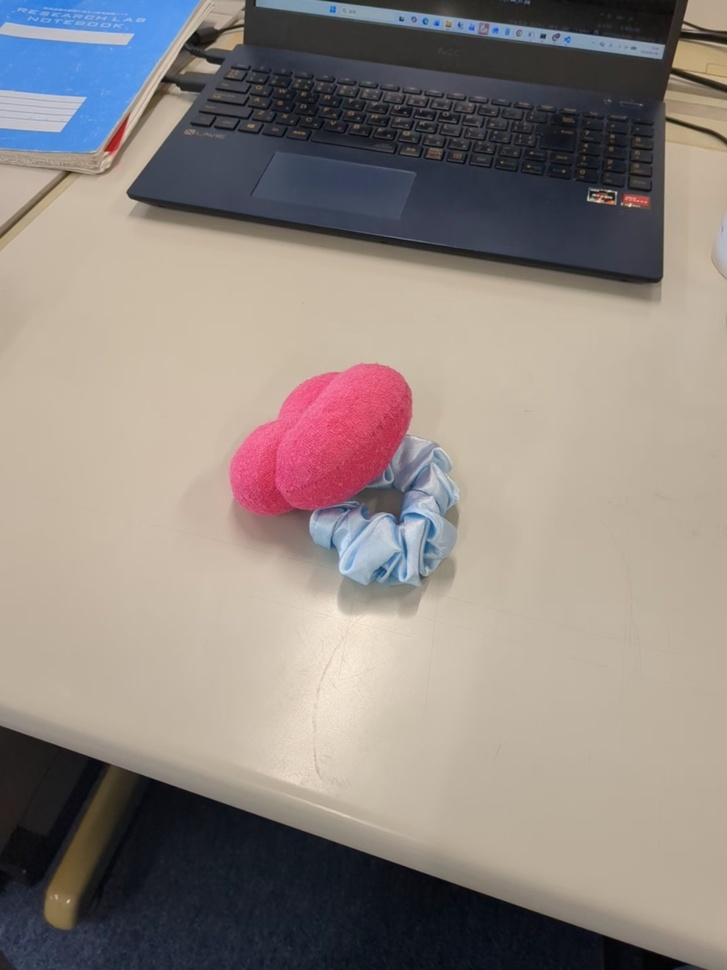
#> input picture image/bright/1.5floor2.mp4_frame_00.jpg, 727 x 970 px, shrunk from 1080 x 1440 before the run, found by its file name; its folder holds 4 pictures in this run
$ python bright.py
#> lines starting #> are read from the running program, lines starting #| are printed output that depends on the picture
import cv2
import os

# 入力フォルダ
input_folder = "Documents/git_ros_lecture/ROSLecture_2026_group7/image/bright"

# 出力フォルダ
output_folder = "Documents/git_ros_lecture/ROSLecture_2026_group7/image/frames"
# os.makedirs(output_folder, exist_ok=True)

# 明るさ調整（1より小さいと暗くなる）
brightness_scale = 1.5

for i in range(25):
    filename = f"1.5floor2.mp4_frame_{i:02d}.jpg"
    filepath = os.path.join(input_folder, filename)

    img = cv2.imread(filepath)
#> img is the input picture: shape (970, 727, 3); mean B, G, R 129.1, 134.4, 143.9

    if img is None:
        print(f"読み込み失敗: {filename}")
        continue

    # 明るさを下げる
    dark_img = cv2.convertScaleAbs(img, alpha=brightness_scale, beta=0)
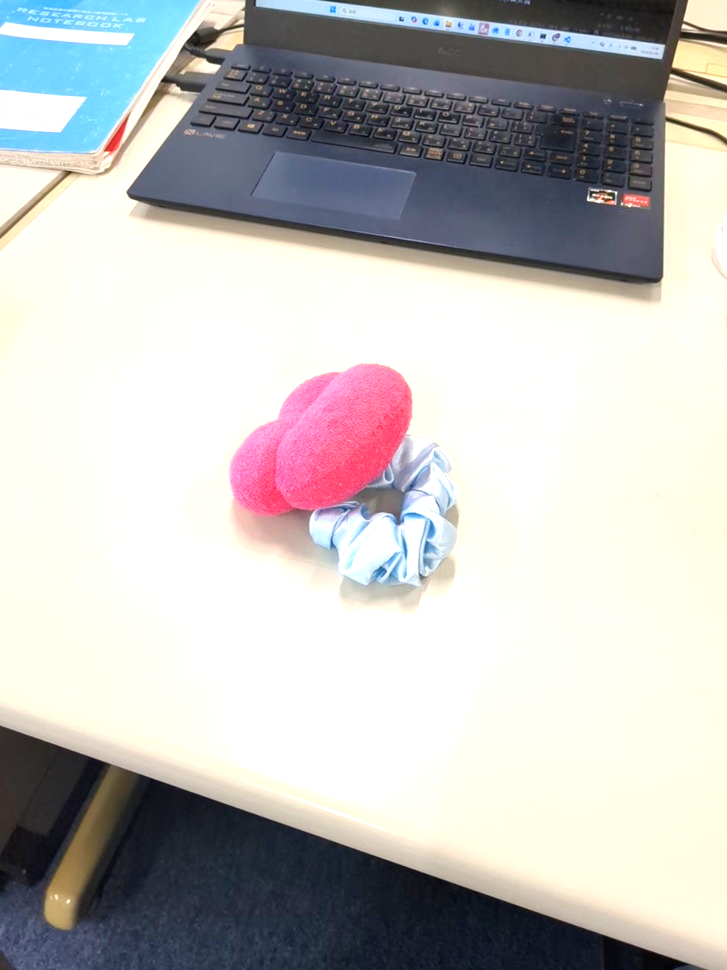
#> dark_img: shape (970, 727, 3); mean B, G, R 189.2, 190.4, 191.7

    # 保存
    output_filename = f"right_{filename}"
    output_path = os.path.join(output_folder, output_filename)
    cv2.imwrite(output_path, dark_img)

    print(f"保存: {output_path}")
#> pass 2 of the loop `for i in range(25):`:
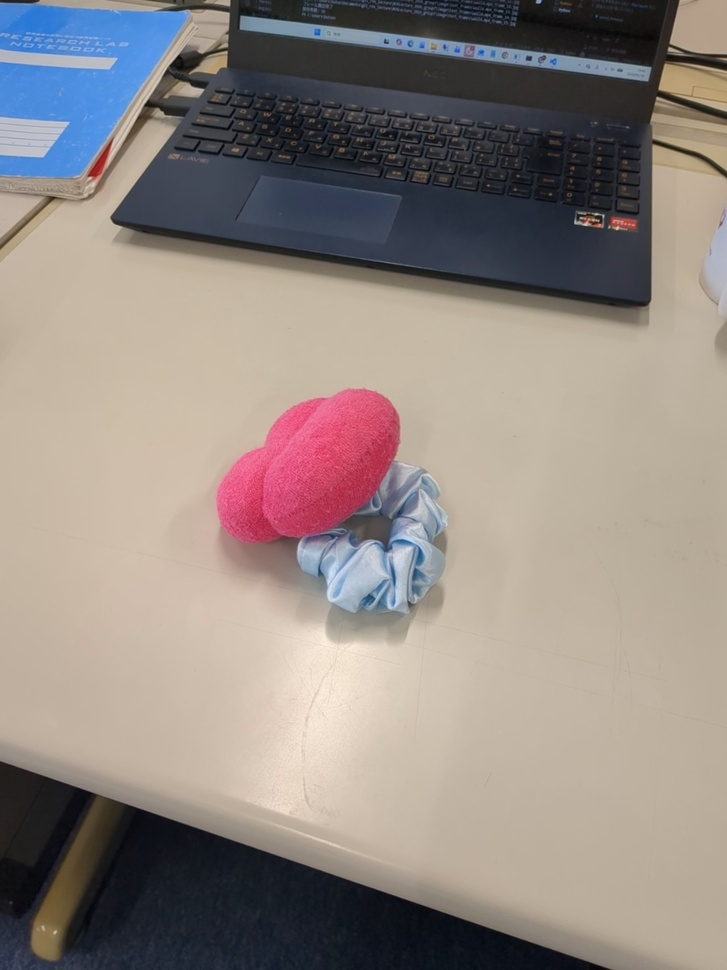
#> input picture image/bright/1.5floor2.mp4_frame_01.jpg, 727 x 970 px, shrunk from 1080 x 1440 before the run, found by its file name
#> img is the input picture: shape (970, 727, 3); mean B, G, R 130.3, 135.7, 145.5
#> `dark_img = cv2.convertScaleAbs(img, alpha=brightness_scale, beta=0)`:
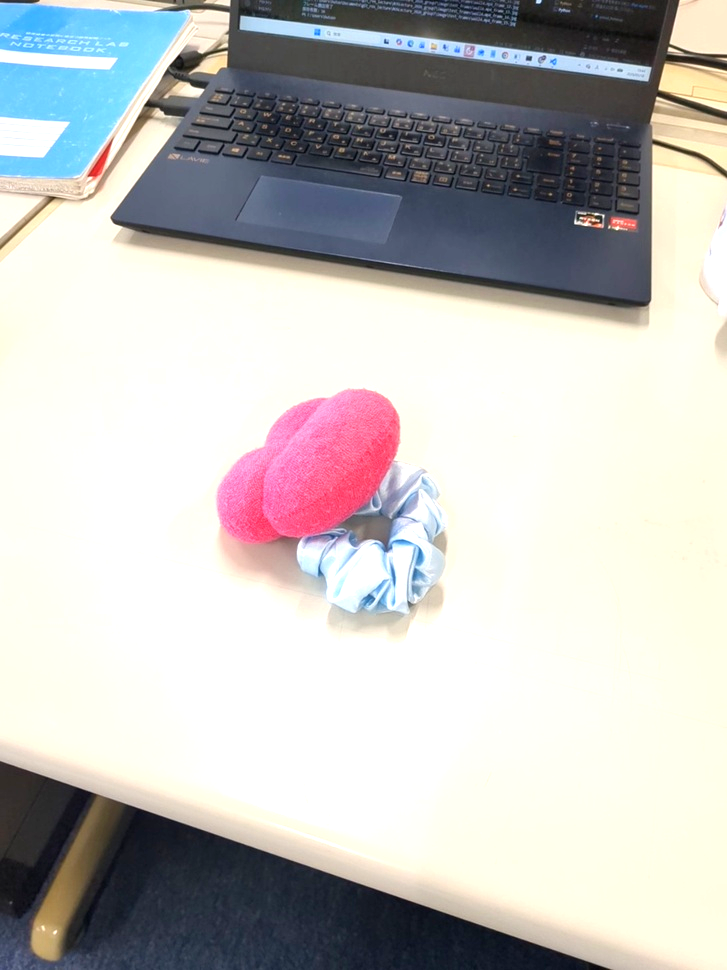
#> dark_img: shape (970, 727, 3); mean B, G, R 190.7, 192.4, 193.7
#> pass 3 of the loop `for i in range(25):`:
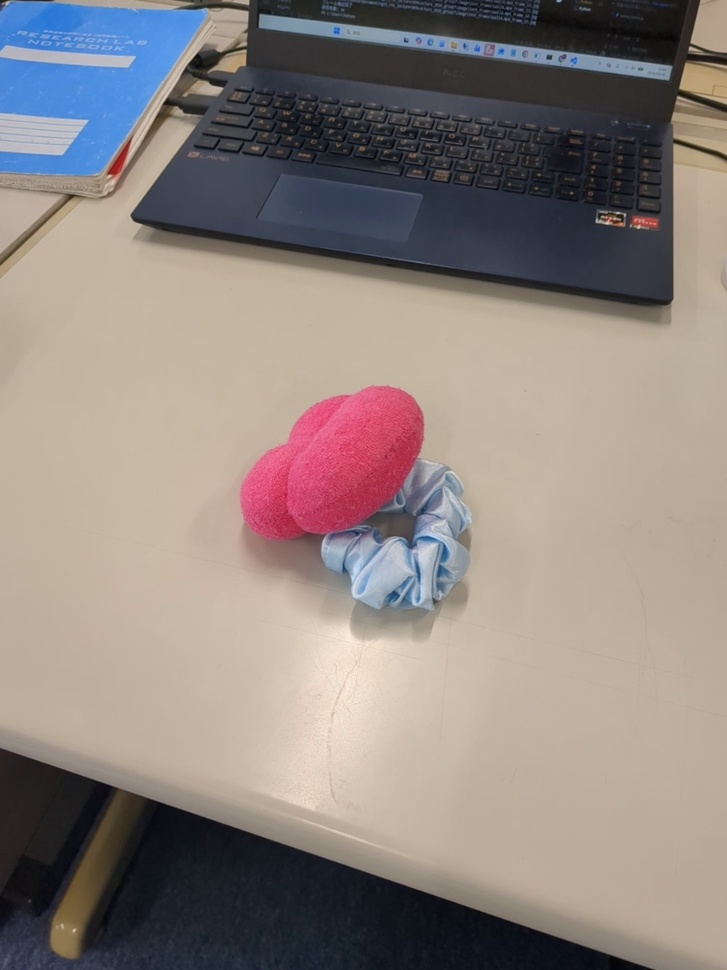
#> input picture image/bright/1.5floor2.mp4_frame_02.jpg, 727 x 970 px, shrunk from 1080 x 1440 before the run, found by its file name
#> img is the input picture: shape (970, 727, 3); mean B, G, R 127.4, 132.2, 142.1
#> `dark_img = cv2.convertScaleAbs(img, alpha=brightness_scale, beta=0)`:
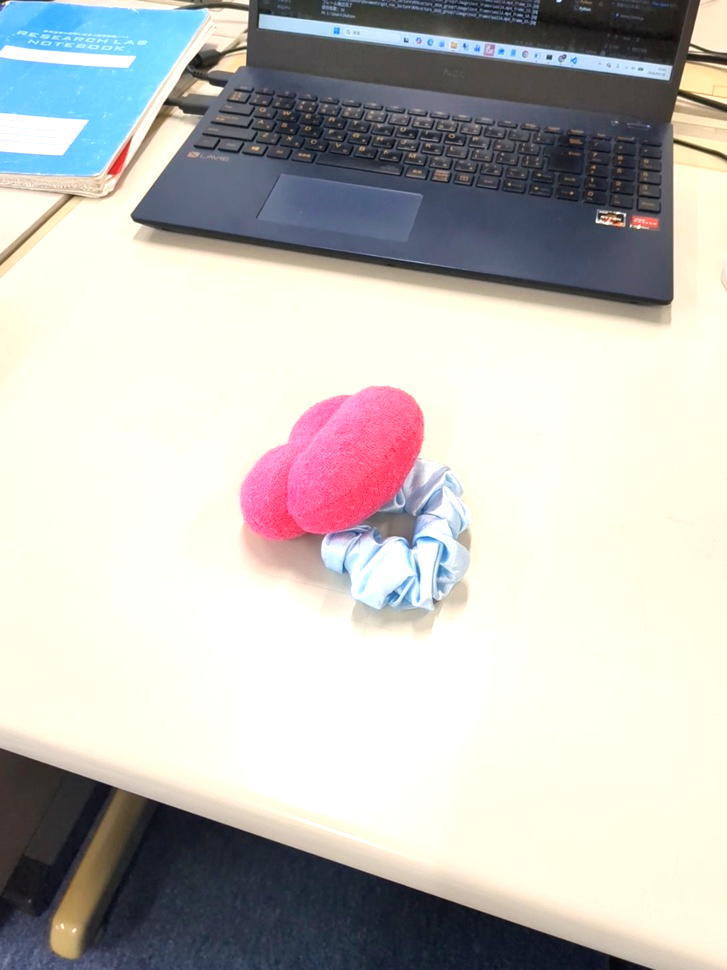
#> dark_img: shape (970, 727, 3); mean B, G, R 186.9, 190.1, 191.5
#> the loop made 25 passes; the first 3 are shown

print("完了！")
